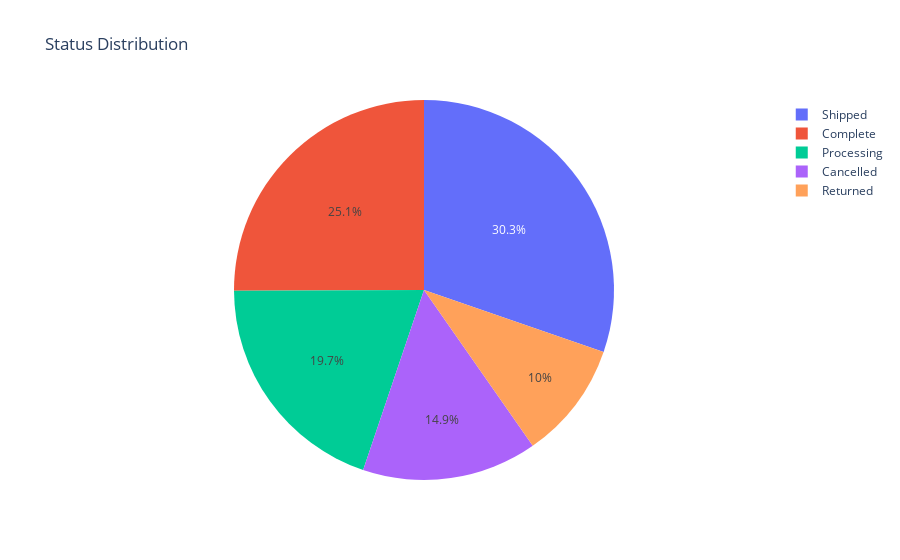

This figure's notebook cell:
### Code cell
fig = ply.graph_objs.Figure(
    data=[
        ply.graph_objs.Pie(labels=count_labels,values=count_value)]
    )
fig.update_layout(title_text='Status Distribution')
fig.show()

### Figure 1 — Plotly figure (JSON) as saved in the notebook; plotly's stock layout.template omitted (floating-point values rounded to 4 significant figures)
{"data": [{"labels": ["Shipped", "Complete", "Processing", "Cancelled", "Returned"], "type": "pie", "values": [54818, 45367, 35727, 26947, 18117]}], "layout": {"title": {"text": "Status Distribution"}}}
